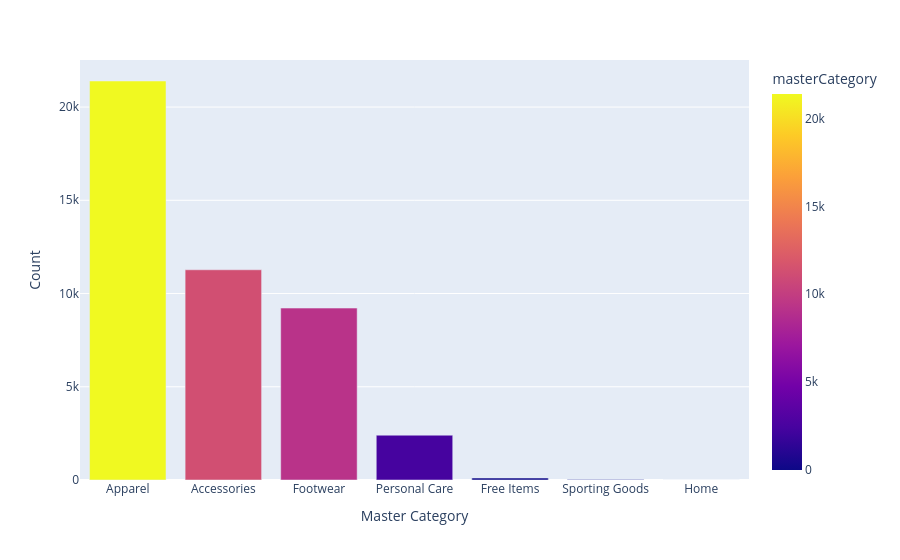

Notebook code for this chart:
### Code cell
fig = px.bar(macount, x=macount.index, y=macount.values,color='masterCategory',labels={'index':'Master Category',
                                                                              'y':'Count'})
fig.show()

### Figure 1 — Plotly figure (JSON) as saved in the notebook; plotly's stock layout.template omitted (floating-point values rounded to 4 significant figures)
{"data": [{"alignmentgroup": "True", "hovertemplate": "Master Category=%{x}<br>Count=%{y}<br>masterCategory=%{marker.color}<extra></extra>", "legendgroup": "", "marker": {"color": [21397, 11274, 9219, 2403, 105, 25, 1], "coloraxis": "coloraxis", "pattern": {"shape": ""}}, "name": "", "offsetgroup": "", "orientation": "v", "showlegend": false, "textposition": "auto", "x": ["Apparel", "Accessories", "Footwear", "Personal Care", "Free Items", "Sporting Goods", "Home"], "xaxis": "x", "y": [21397, 11274, 9219, 2403, 105, 25, 1], "yaxis": "y", "type": "bar"}], "layout": {"xaxis": {"anchor": "y", "domain": [0, 1], "title": {"text": "Master Category"}, "type": "category", "range": [-0.5, 6.5], "autorange": true}, "yaxis": {"anchor": "x", "domain": [0, 1], "title": {"text": "Count"}, "type": "linear", "range": [0, 22520.0], "autorange": true}, "coloraxis": {"colorbar": {"title": {"text": "masterCategory"}}, "colorscale": [[0, "#0d0887"], [0.1111, "#46039f"], [0.2222, "#7201a8"], [0.3333, "#9c179e"], [0.4444, "#bd3786"], [0.5556, "#d8576b"], [0.6667, "#ed7953"], [0.7778, "#fb9f3a"], [0.8889, "#fdca26"], [1, "#f0f921"]]}, "legend": {"tracegroupgap": 0}, "margin": {"t": 60}, "barmode": "relative", "autosize": true}}
